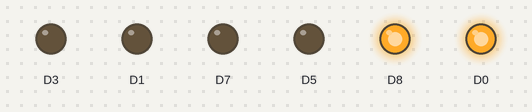
A sketch run on a simulated ESP8266 (NodeMCU). On the bench: output pins drawn as LEDs (lit = HIGH).

Above: at 0.5 s.
At 1.5 s:
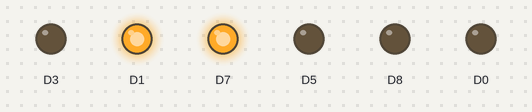
At 5.5 s:
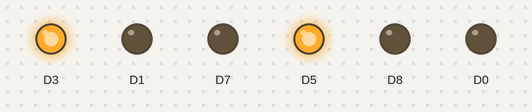
Timing chart, 0 to 6.9 s (numbered marks = the images above):
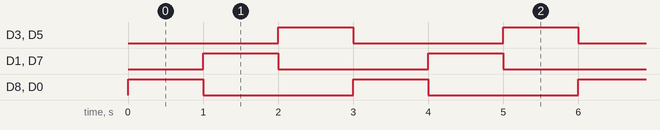

Measured:
- by itself, D3, D1, D7, D5, D8, D0: alternates HIGH for 1.0 s and LOW for 2.0 s
- by itself, everything shown: repeats every 3.0 s, in 3 steps

The sketch:

Compress.ino
```cpp
unsigned int LED[6] {D0, D1, D3, D5, D7, D8};

int i = 0, j=0;

void setup() {
  // put your setup code here, to run once:
  for(i=0; i<6; i++)
  {
    pinMode(LED[i], OUTPUT);
    digitalWrite(LED[i], LOW);
  }
}

void loop() {
  // put your main code here, to run repeatedly:
  for(i=0; i<3; i++)
  {
      for(j=0; j<6; j++)
      {
        if(j==(5 - i) || i == j)
        digitalWrite(LED[j], HIGH);
        else
        digitalWrite(LED[j], LOW);
      }
     delay(1000);
  }
}
```
